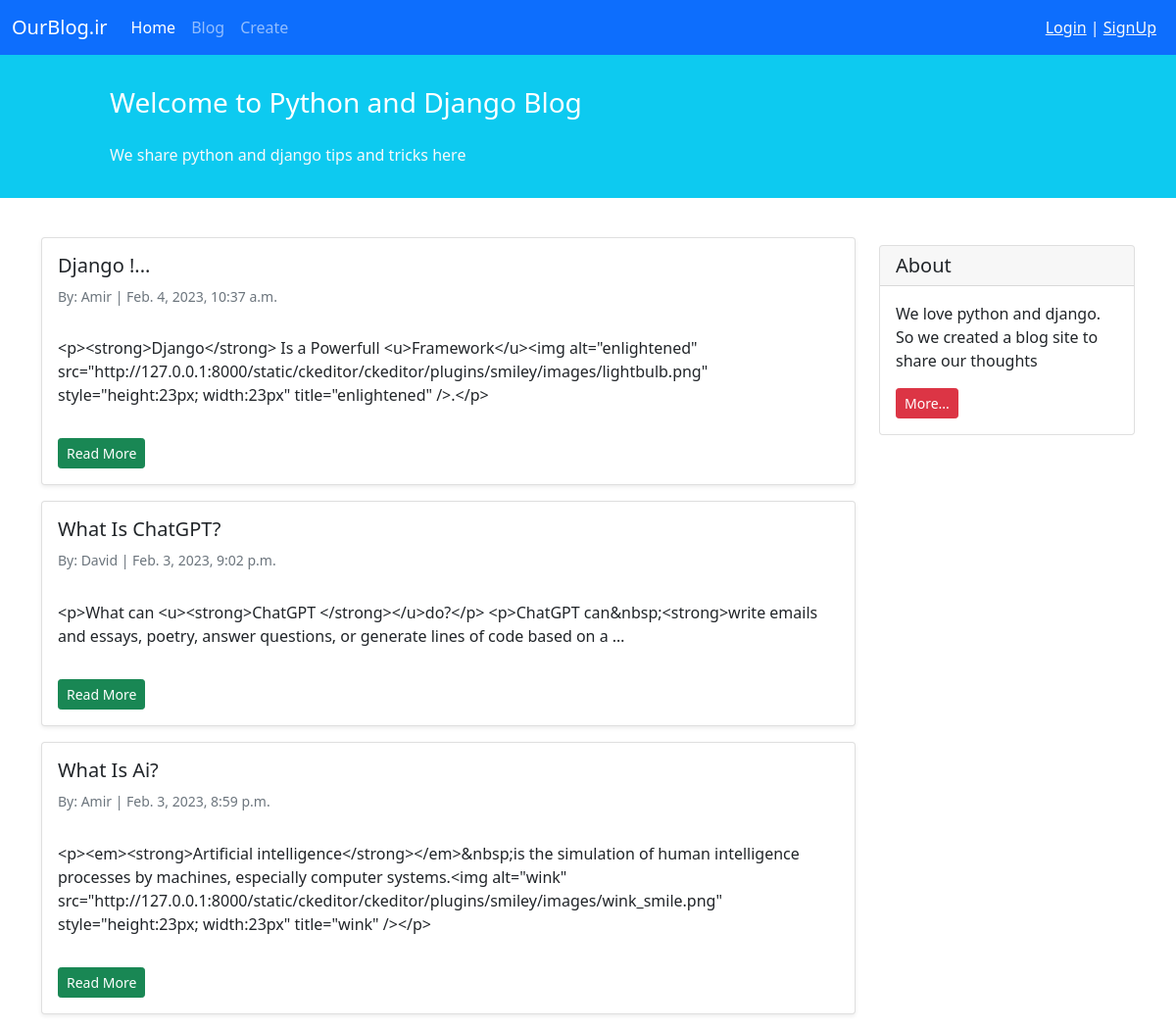
The app's page /, older data.
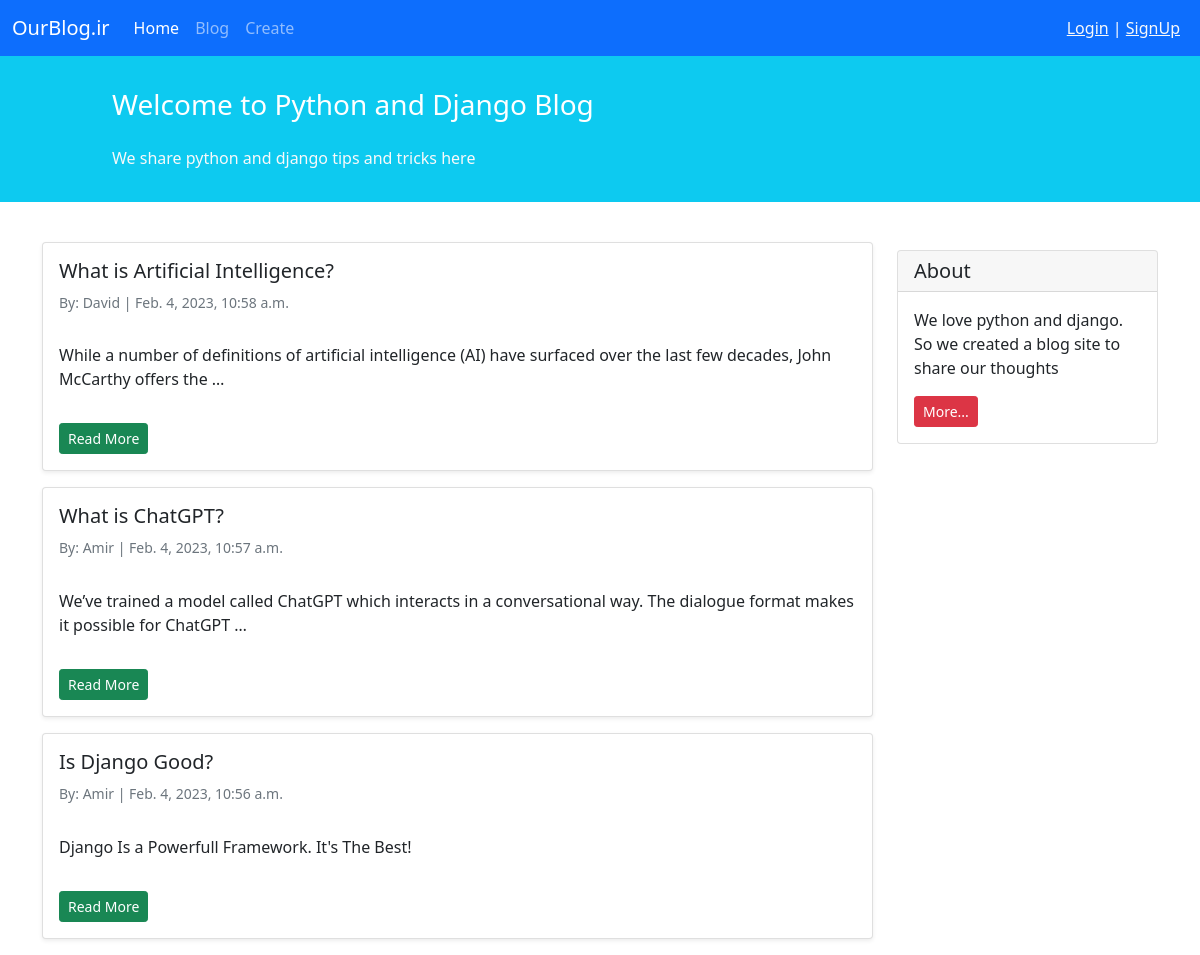
The same page, newer data.
### blog/models.py (models this page shows, shortened)
class Post(models.Model):
    STATUS_CHOICES = (
        ('pub', 'Published'),
        ('drf', 'Draft'),
    )
    title = models.CharField(max_length=100)
    text = models.TextField()
    author = models.ForeignKey('auth.User', on_delete=models.CASCADE)
    datetime_created = models.DateTimeField(auto_now_add=True)
    datetime_modified = models.DateTimeField(auto_now=True)
    status = models.CharField(choices=STATUS_CHOICES, max_length=3)

### blog/views.py (the view)
# urls.py: path('', PostListView.as_view(), name='posts_list'),
class PostListView(generic.ListView):
    template_name = 'blog/posts_list.html'
    context_object_name = 'posts_list'
    def get_queryset(self):
        return Post.objects.filter(status='pub').order_by('-datetime_modified')

### blog/templates/blog/posts_list.html (shortened to what this page needs)
{% extends '_base.html' %}
{% block content %}
    <div class="container mt-4">
        <div class="row">
            <div class="col-9">
                {% for post in posts_list %}
                    <div class="card shadow-sm my-3">
                        <div class="card-body">
                            <h5 class="card-title">{{ post.title|capfirst }}</h5>
                            <h6 class="card-subtitle mb-2 text-muted small py-2">By: {{ post.author|capfirst}} | {{ post.datetime_created }}</h6>
                            <p class="card-text py-3">
                                {{ post.text|truncatewords:20 }}
                            </p>
                            <a href="{% url 'post_detail' post.id %}"><div class="btn btn-sm btn-success">Read More</div></a>
                        </div>
                    </div>
                {% endfor %}
            </div>
            <div class="col-3">
                <div class="card my-4">
                    <h5 class="card-header">About</h5>
                    <div class="card-body">
                        <p class="card-text">We love python and django. So we created a blog site to share our
                            thoughts</p>
                        <a href="#"
                           class="btn btn-sm btn-danger">
                            More...
                        </a>
                    </div>
                </div>
            </div>
        </div>
    </div>
{% endblock content %}

### templates/_base.html (shortened to what this page needs)
<!doctype html>
<html lang="en">
<head>
    <link href="https://cdn.jsdelivr.net/npm/bootstrap@5.1.3/dist/css/bootstrap.min.css" rel="stylesheet"
>
</head>
<body>
<nav class="navbar navbar-expand-lg navbar-dark bg-primary">
    <div class="container-fluid">
        <a class="navbar-brand" href="{% url 'posts_list' %}">OurBlog.ir</a>
        <div class="collapse navbar-collapse" id="navbarNavAltMarkup">
            <div class="navbar-nav">
                <a class="nav-link active" aria-current="page" href="{% url 'posts_list' %}">Home</a>
                <a class="nav-link" href="{% url 'posts_list' %}">Blog</a>
                <a class="nav-link" href="{% url 'post_create' %}">Create</a>
            </div>
        </div>
        <div class="mx-2 text-white">
            {% if user.is_authenticated %}
                Welcome {{ user.username }} | <a class="text-light" href="{% url 'logout' %}">Logout</a>
            {% else %}
                <a class="text-light" href="{% url 'login' %}">Login</a> | <a class="text-light" href="{% url 'signup' %}">SignUp</a>
            {% endif %}
        </div>
    </div>
</nav>
<div class="container-fluid bg-info">
    <div class="row py-3">
        <div class="col-md-8 col-md-10 mx-auto">
            <h3 class="my-4 mt-3 text-white">Welcome to Python and Django Blog</h3>
            <p class="text-light">We share python and django tips and tricks here</p>
        </div>
    </div>
</div>
{% block content %}
{% endblock content %}
</body>
</html>

Row changes from the older to the newer data that the page shows:
removed Post: title "Django !...", author "Amir", datetime_created "Feb. 4, 2023, 10:37 a.m.", text "<p><strong>Django</strong> Is a Powerfull <u>Framework</u><img alt=\"enlightened\" src=\"http://127.0.0.1:8000/static/ckeditor/ckeditor/plugins/smiley/images/lightbulb.png\" style=\"height:23px; width:23px\" title=\"enlightened\" />.</p>"
removed Post: title "What Is Ai?", author "Amir", datetime_created "Feb. 3, 2023, 8:59 p.m.", text "<p><em><strong>Artificial intelligence</strong></em>&nbsp;is the simulation of human intelligence processes by machines, especially computer systems.<img alt=\"wink\" src=\"http://127.0.0.1:8000/static/ckeditor/ckeditor/plugins/smiley/images/wink_smile.png\" style=\"height:23px; width:23px\" title=\"wink\" /></p>"
added Post: title "What is Artificial Intelligence?", author "David", datetime_created "Feb. 4, 2023, 10:58 a.m.", text "While a number of definitions of artificial intelligence (AI) have surfaced over the last few decades, John McCarthy offers the …"
changed Post: title "What Is ChatGPT?" → "What is ChatGPT?"; author "David" → "Amir"; datetime_created "Feb. 3, 2023, 9:02 p.m." → "Feb. 4, 2023, 10:57 a.m."; text "<p>What can <u><strong>ChatGPT </strong></u>do?</p> <p>ChatGPT can&nbsp;<strong>write emails and essays, poetry, answer questions, or generate lines of code based on a …" → "We’ve trained a model called ChatGPT which interacts in a conversational way. The dialogue format makes it possible for ChatGPT …"
added Post: title "Is Django Good?", author "Amir", datetime_created "Feb. 4, 2023, 10:56 a.m.", text "Django Is a Powerfull Framework. It's The Best!"
